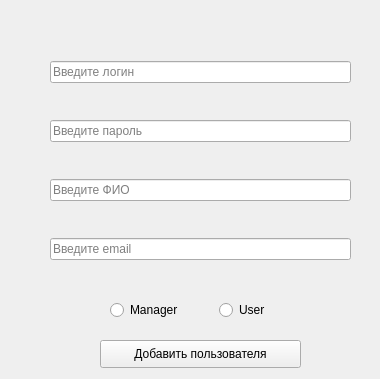
<?xml version="1.0" encoding="UTF-8"?>
<ui version="4.0">
 <class>Form</class>
 <widget class="QWidget" name="Form">
  <property name="geometry">
   <rect>
    <x>0</x>
    <y>0</y>
    <width>380</width>
    <height>379</height>
   </rect>
  </property>
  <property name="windowTitle">
   <string>Form</string>
  </property>
  <widget class="QPushButton" name="add_btn">
   <property name="geometry">
    <rect>
     <x>100</x>
     <y>340</y>
     <width>201</width>
     <height>28</height>
    </rect>
   </property>
   <property name="text">
    <string>Добавить пользователя</string>
   </property>
  </widget>
  <widget class="QWidget" name="">
   <property name="geometry">
    <rect>
     <x>50</x>
     <y>30</y>
     <width>301</width>
     <height>261</height>
    </rect>
   </property>
   <layout class="QVBoxLayout" name="verticalLayout">
    <item>
     <widget class="QLineEdit" name="login_lineEdit">
      <property name="placeholderText">
       <string>Введите логин</string>
      </property>
     </widget>
    </item>
    <item>
     <widget class="QLineEdit" name="passw_lineEdit">
      <property name="placeholderText">
       <string>Введите пароль</string>
      </property>
     </widget>
    </item>
    <item>
     <widget class="QLineEdit" name="fio_lineEdit">
      <property name="placeholderText">
       <string>Введите ФИО</string>
      </property>
     </widget>
    </item>
    <item>
     <widget class="QLineEdit" name="email_lineEdit">
      <property name="placeholderText">
       <string>Введите email</string>
      </property>
     </widget>
    </item>
   </layout>
  </widget>
  <widget class="QWidget" name="">
   <property name="geometry">
    <rect>
     <x>110</x>
     <y>300</y>
     <width>211</width>
     <height>21</height>
    </rect>
   </property>
   <layout class="QHBoxLayout" name="horizontalLayout">
    <item>
     <widget class="QRadioButton" name="manager_rb">
      <property name="text">
       <string>Manager</string>
      </property>
     </widget>
    </item>
    <item>
     <widget class="QRadioButton" name="user_rb">
      <property name="text">
       <string>User</string>
      </property>
     </widget>
    </item>
   </layout>
  </widget>
 </widget>
 <resources/>
 <connections/>
</ui>
